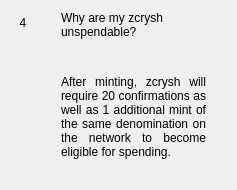
                  <widget class="QWidget" name="widgetFaq4" native="true">
                   <layout class="QHBoxLayout" name="horizontalPage_4" stretch="0,1">
                    <item alignment="Qt::AlignTop">
                     <widget class="QLabel" name="labelNumber4">
                      <property name="minimumSize">
                       <size>
                        <width>24</width>
                        <height>24</height>
                       </size>
                      </property>
                      <property name="maximumSize">
                       <size>
                        <width>16777215</width>
                        <height>24</height>
                       </size>
                      </property>
                      <property name="text">
                       <string>4</string>
                      </property>
                      <property name="alignment">
                       <set>Qt::AlignCenter</set>
                      </property>
                     </widget>
                    </item>
                    <item>
                     <layout class="QVBoxLayout" name="verticalLayoutPage_4">
                      <property name="leftMargin">
                       <number>20</number>
                      </property>
                      <property name="rightMargin">
                       <number>20</number>
                      </property>
                      <item>
                       <widget class="QLabel" name="labelSubtitle4">
                        <property name="text">
                         <string>Why are my zcrysh unspendable?</string>
                        </property>
                        <property name="wordWrap">
                         <bool>true</bool>
                        </property>
                       </widget>
                      </item>
                      <item>
                       <spacer name="verticalSpacer_40">
                        <property name="orientation">
                         <enum>Qt::Vertical</enum>
                        </property>
                        <property name="sizeType">
                         <enum>QSizePolicy::Fixed</enum>
                        </property>
                        <property name="sizeHint" stdset="0">
                         <size>
                          <width>20</width>
                          <height>30</height>
                         </size>
                        </property>
                       </spacer>
                      </item>
                      <item>
                       <widget class="QLabel" name="labelContent4">
                        <property name="text">
                         <string>
                           &lt;html&gt;&lt;head/&gt;&lt;body&gt;&lt;p align=&quot;justify&quot;&gt;
                           After minting, zcrysh will require 20 confirmations as well as 1
                           additional mint of the same denomination on the network to
                           become eligible for spending.
                           &lt;/p&gt;&lt;/body&gt;&lt;/html&gt;
                         </string>
                        </property>
                        <property name="alignment">
                         <set>Qt::AlignLeading|Qt::AlignLeft|Qt::AlignTop</set>
                        </property>
                        <property name="wordWrap">
                         <bool>true</bool>
                        </property>
                       </widget>
                      </item>
                      <item>
                       <spacer name="verticalSpacer_41">
                        <property name="orientation">
                         <enum>Qt::Vertical</enum>
                        </property>
                        <property name="sizeHint" stdset="0">
                         <size>
                          <width>20</width>
                          <height>20</height>
                         </size>
                        </property>
                       </spacer>
                      </item>
                     </layout>
                    </item>
                   </layout>
                  </widget>
